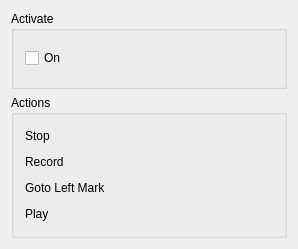
<?xml version="1.0" encoding="UTF-8"?>
<ui version="4.0">
 <class>MRConfigBase</class>
 <widget class="QWidget" name="MRConfigBase">
  <property name="geometry">
   <rect>
    <x>0</x>
    <y>0</y>
    <width>298</width>
    <height>249</height>
   </rect>
  </property>
  <property name="windowTitle">
   <string>LOS: Midi Input Plugin: Remote Control</string>
  </property>
  <layout class="QVBoxLayout">
   <property name="spacing">
    <number>6</number>
   </property>
   <property name="margin">
    <number>11</number>
   </property>
   <item>
    <widget class="QGroupBox" name="GroupBox2">
     <property name="title">
      <string>Activate</string>
     </property>
     <layout class="QHBoxLayout">
      <property name="spacing">
       <number>6</number>
      </property>
      <property name="margin">
       <number>11</number>
      </property>
      <item>
       <widget class="QCheckBox" name="b1">
        <property name="text">
         <string>On</string>
        </property>
       </widget>
      </item>
     </layout>
    </widget>
   </item>
   <item>
    <widget class="QGroupBox" name="GroupBox1">
     <property name="title">
      <string>Actions</string>
     </property>
     <layout class="QGridLayout">
      <property name="margin">
       <number>11</number>
      </property>
      <property name="spacing">
       <number>6</number>
      </property>
      <item row="0" column="0">
       <widget class="QLabel" name="TextLabel1">
        <property name="text">
         <string>Stop</string>
        </property>
        <property name="wordWrap">
         <bool>false</bool>
        </property>
       </widget>
      </item>
      <item row="1" column="0">
       <widget class="QLabel" name="TextLabel2">
        <property name="text">
         <string>Record</string>
        </property>
        <property name="wordWrap">
         <bool>false</bool>
        </property>
       </widget>
      </item>
      <item row="2" column="0">
       <widget class="QLabel" name="TextLabel3">
        <property name="text">
         <string>Goto Left Mark</string>
        </property>
        <property name="wordWrap">
         <bool>false</bool>
        </property>
       </widget>
      </item>
      <item row="3" column="0">
       <widget class="QLabel" name="TextLabel4">
        <property name="text">
         <string>Play</string>
        </property>
        <property name="wordWrap">
         <bool>false</bool>
        </property>
       </widget>
      </item>
      <item row="0" column="1">
       <widget class="PitchEdit" name="sb1" native="true"/>
      </item>
      <item row="1" column="1">
       <widget class="PitchEdit" name="sb2" native="true"/>
      </item>
      <item row="2" column="1">
       <widget class="PitchEdit" name="sb3" native="true"/>
      </item>
      <item row="3" column="1">
       <widget class="PitchEdit" name="sb4" native="true"/>
      </item>
      <item row="0" column="2">
       <spacer name="Spacer1">
        <property name="orientation">
         <enum>Qt::Horizontal</enum>
        </property>
        <property name="sizeType">
         <enum>QSizePolicy::Expanding</enum>
        </property>
        <property name="sizeHint" stdset="0">
         <size>
          <width>20</width>
          <height>20</height>
         </size>
        </property>
       </spacer>
      </item>
      <item row="1" column="2">
       <spacer name="Spacer2">
        <property name="orientation">
         <enum>Qt::Horizontal</enum>
        </property>
        <property name="sizeType">
         <enum>QSizePolicy::Expanding</enum>
        </property>
        <property name="sizeHint" stdset="0">
         <size>
          <width>20</width>
          <height>20</height>
         </size>
        </property>
       </spacer>
      </item>
      <item row="2" column="2">
       <spacer name="Spacer3">
        <property name="orientation">
         <enum>Qt::Horizontal</enum>
        </property>
        <property name="sizeType">
         <enum>QSizePolicy::Expanding</enum>
        </property>
        <property name="sizeHint" stdset="0">
         <size>
          <width>20</width>
          <height>20</height>
         </size>
        </property>
       </spacer>
      </item>
      <item row="3" column="2">
       <spacer name="Spacer4">
        <property name="orientation">
         <enum>Qt::Horizontal</enum>
        </property>
        <property name="sizeType">
         <enum>QSizePolicy::Expanding</enum>
        </property>
        <property name="sizeHint" stdset="0">
         <size>
          <width>20</width>
          <height>20</height>
         </size>
        </property>
       </spacer>
      </item>
     </layout>
    </widget>
   </item>
  </layout>
 </widget>
 <layoutdefault spacing="6" margin="11"/>
 <customwidgets>
  <customwidget>
   <class>PitchEdit</class>
   <extends>QWidget</extends>
   <header>pitchedit.h</header>
  </customwidget>
 </customwidgets>
 <includes>
  <include location="local">pitchedit.h</include>
 </includes>
 <resources/>
 <connections/>
</ui>
